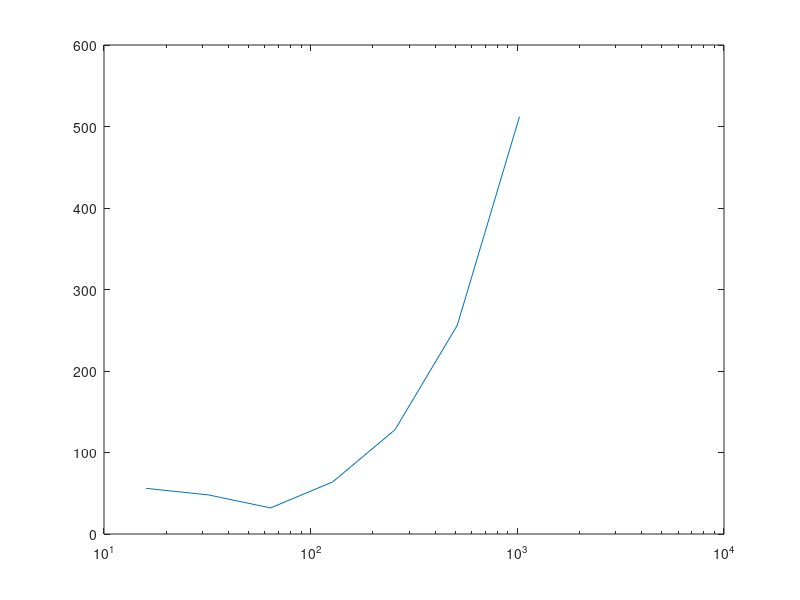

Write MATLAB code to recreate this figure.
function [errorvec] = fft1

m = 4:1:10;
N = 2.^m;
p = 2*pi;

% steps
j1 = 0:1:N(1)-1;
j2 = 0:1:N(2)-1;
j3 = 0:1:N(3)-1;
j4 = 0:1:N(4)-1;
j5 = 0:1:N(5)-1;
j6 = 0:1:N(6)-1;
j7 = 0:1:N(7)-1;

% step size
h1 = 2*pi/N(1);
h2 = 2*pi/N(2);
h3 = 2*pi/N(3);
h4 = 2*pi/N(4);
h5 = 2*pi/N(5);
h6 = 2*pi/N(6);
h7 = 2*pi/N(7);

% uniform grid
x1 = j1*h1;
x2 = j2*h2;
x3 = j3*h3;
x4 = j4*h4;
x5 = j5*h5;
x6 = j6*h6;
x7 = j7*h7;


% f(x) = sin(50x) -> f'(x) = 50*cos(50x)

% value of function at sampled points
func1 = sin(50*x1);
func2 = sin(50*x2);
func3 = sin(50*x3);
func4 = sin(50*x4);
func5 = sin(50*x5);
func6 = sin(50*x6);
func7 = sin(50*x7);

% exact first derivatives
dexact1 = 50*cos(50*x1);
dexact2 = 50*cos(50*x2);
dexact3 = 50*cos(50*x3);
dexact4 = 50*cos(50*x4);
dexact5 = 50*cos(50*x5);
dexact6 = 50*cos(50*x6);
dexact7 = 50*cos(50*x7);

% fourier transform of sampled points
func1fft = fft(func1);
func2fft = fft(func2);
func3fft = fft(func3);
func4fft = fft(func4);
func5fft = fft(func5);
func6fft = fft(func6);
func7fft = fft(func7);

% first derivative approximation
multiple1 = ((2*pi*1i)/p)*[0:1:(N(1)-1)];
dapprox1 = func1fft.*multiple1;

multiple2 = ((2*pi*1i)/p)*[0:1:(N(2)-1)];
dapprox2 = func2fft.*multiple2;

multiple3 = ((2*pi*1i)/p)*[0:1:(N(3)-1)];
dapprox3 = func3fft.*multiple3;

multiple4 = ((2*pi*1i)/p)*[0:1:(N(4)-1)];
dapprox4 = func4fft.*multiple4;

multiple5 = ((2*pi*1i)/p)*[0:1:(N(5)-1)];
dapprox5 = func5fft.*multiple5;

multiple6 = ((2*pi*1i)/p)*[0:1:(N(6)-1)];
dapprox6 = func6fft.*multiple6;

multiple7 = ((2*pi*1i)/p)*[0:1:(N(7)-1)];
dapprox7 = func7fft.*multiple7;

% inverse transform
dinverse1 = ifft(dapprox1);
dinverse2 = ifft(dapprox2);
dinverse3 = ifft(dapprox3);
dinverse4 = ifft(dapprox4);
dinverse5 = ifft(dapprox5);
dinverse6 = ifft(dapprox6);
dinverse7 = ifft(dapprox7);



% error
error1 = max(abs(dexact1 - dinverse1));
error2 = max(abs(dexact2 - dinverse2));
error3 = max(abs(dexact3 - dinverse3));
error4 = max(abs(dexact4 - dinverse4));
error5 = max(abs(dexact5 - dinverse5));
error6 = max(abs(dexact6 - dinverse6));
error7 = max(abs(dexact7 - dinverse7));

errorvec = [error1 error2 error3 error4 error5 error6 error7];


plot (N, errorvec)

semilogx(N , errorvec)

end

% 
% 
% function [transform] = fastfourier(x)
%     len = length(x);
%     transform = zeros(1,len);
%     
%     % base case
%     if len == 1
%         transform(1) = x(1);
%         return;
%         
%     % otherwise recurse    
%     else
%         halfLen = len/2;
%         even = zeros(1,halfLen);
%         odd = zeros(1,halfLen);
%         
%         % split the dfs into even and odd parts
%         for i = 0:halfLen-1
%             even(i+1) = x(2*(i+1));
%             odd (i+1) = x(2*(i+1)-1);
%         end
%         
%         % compute partial solutions
%         even = fastfourier(even);
%         odd = fastfourier(odd);
%         
%         % combine solutions
%         for k = 0:halfLen-1
%             omega = exp(-2*pi*i*(k+1)/len);
%             transform(k+1) = even(k+1) + omega * odd(k+1);
%             transform(k+1+halfLen) = even(k+1)- omega * odd(k+1);
%             return;
%         end
%     end
% end



        
      
        
    

    



